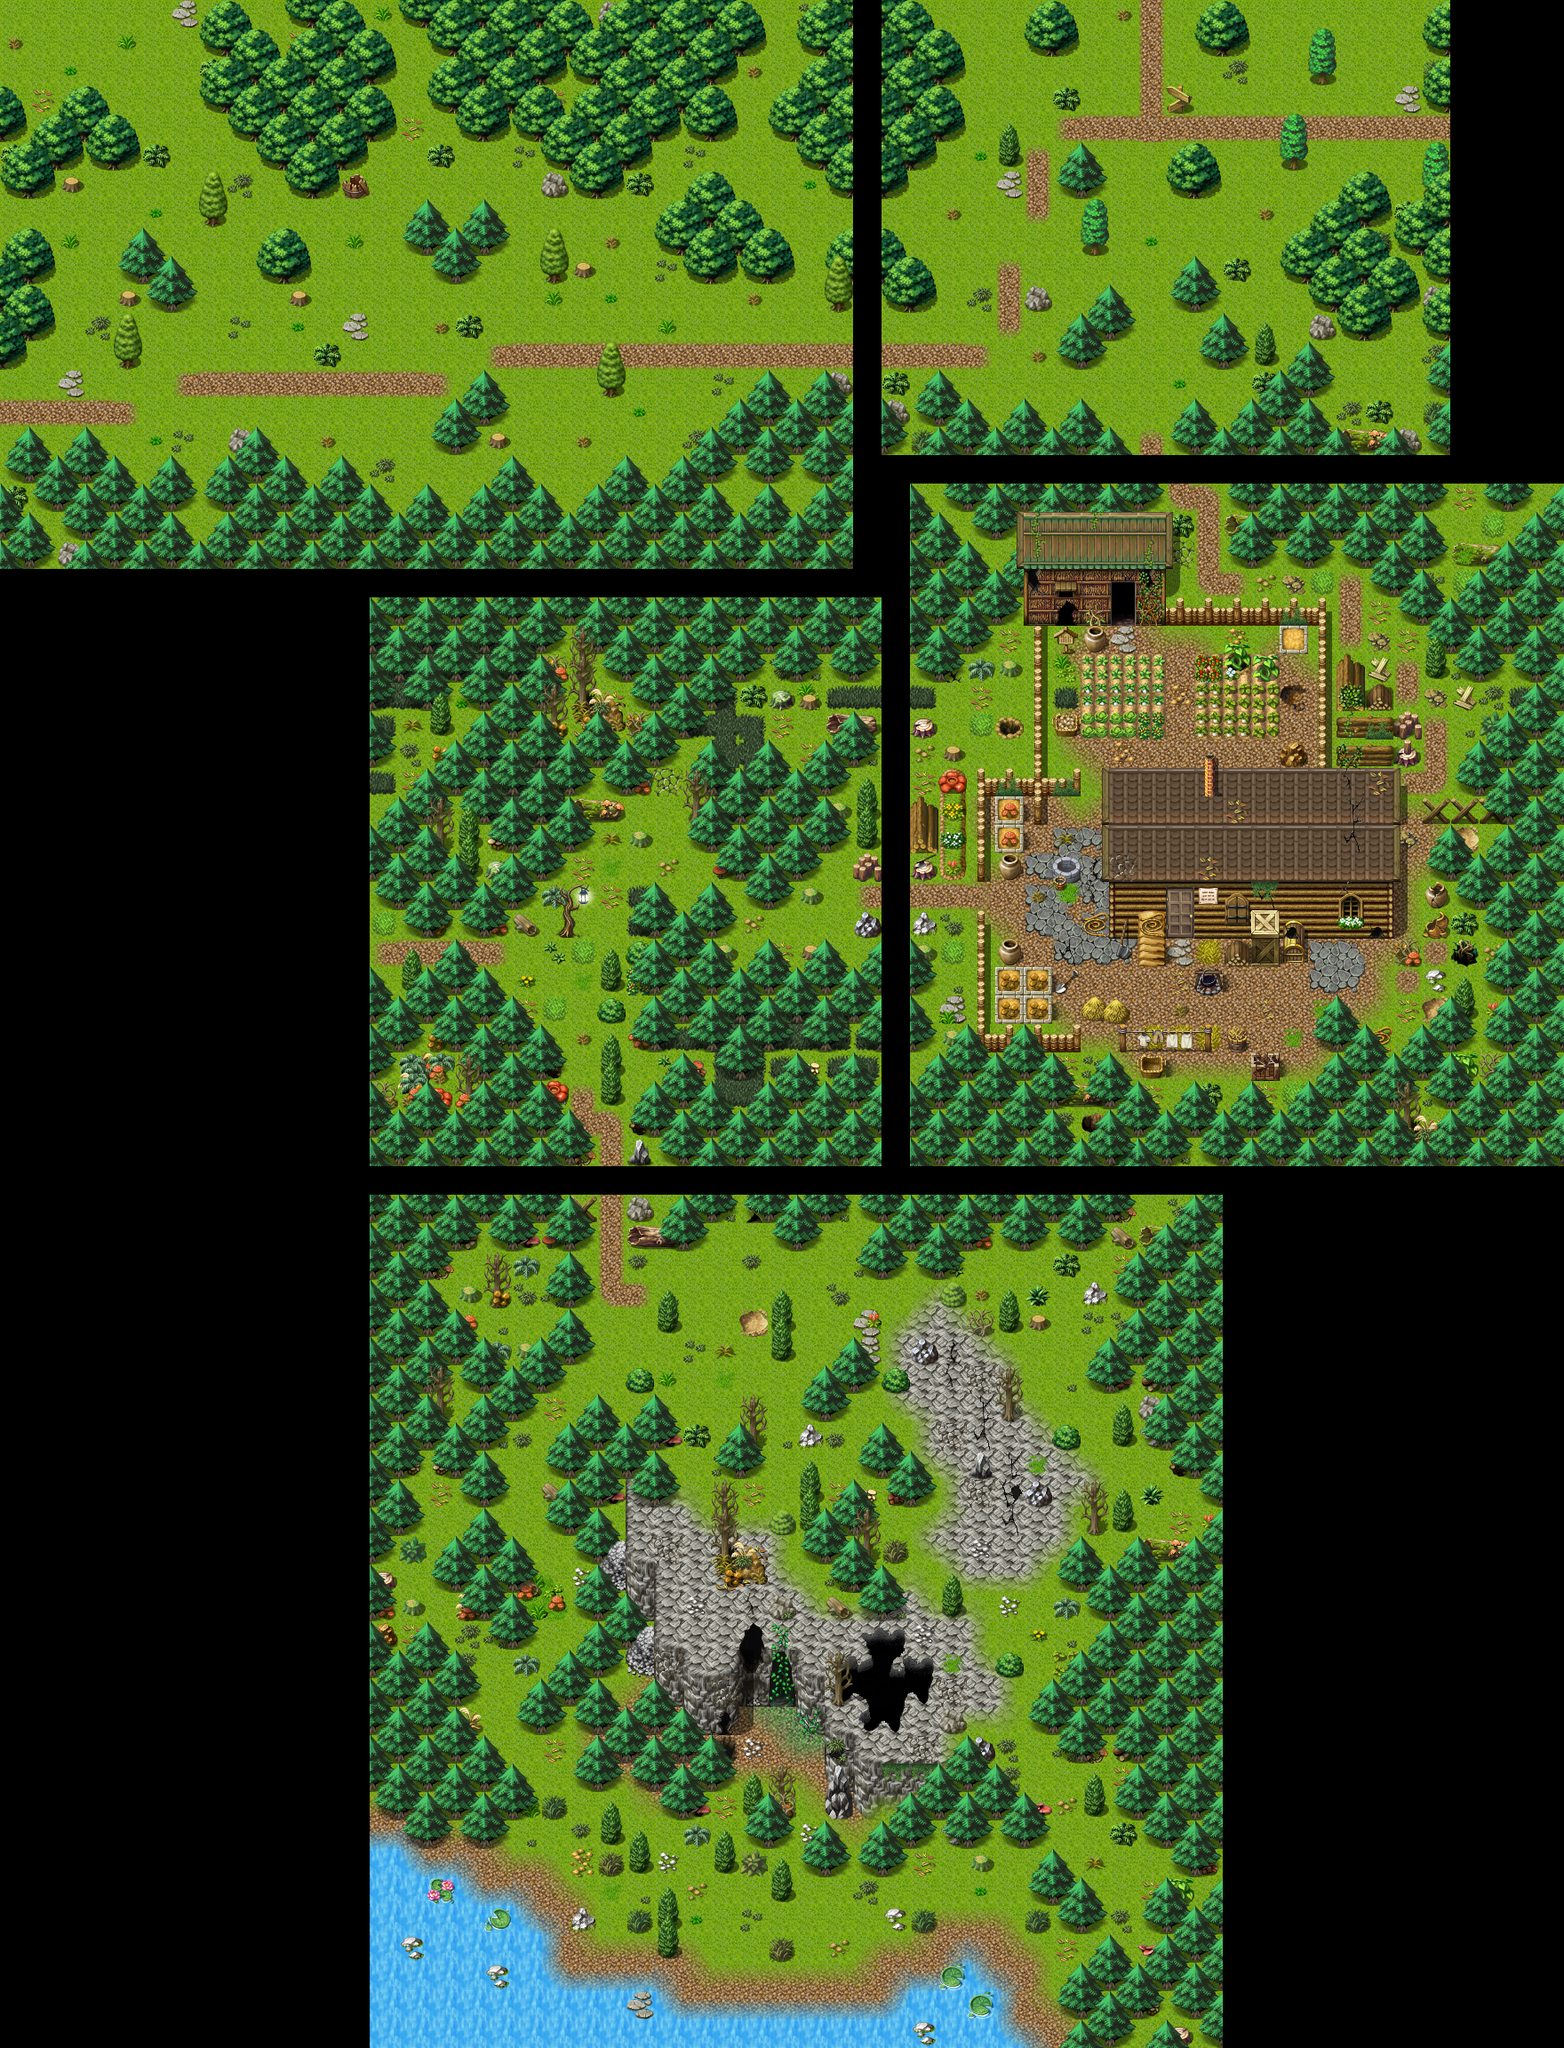

Rendered tile map (Tiled .tmx) drawn with the repository's tilesets; below, a short description and the map source with its tile grids summarised:
An orthogonal 55x72 tile map with 32x32 px tiles, 4 tile layers (Ground, Objects, Above, Walkable), 1 hidden layer not drawn, 60 tilesets.

<map version="1.2" tiledversion="1.3.0" orientation="orthogonal" renderorder="right-down" compressionlevel="0" width="55" height="72" tilewidth="32" tileheight="32" infinite="0" nextlayerid="21" nextobjectid="1">
 <tileset firstgid="1" name="map_bed_1" tilewidth="32" tileheight="32" tilecount="128" columns="16">
  <image source="../drawable/map_bed_1.png" width="512" height="256" />
 </tileset>
 <tileset firstgid="129" name="map_border_1" tilewidth="32" tileheight="32" tilecount="128" columns="16">
  <image source="../drawable/map_border_1.png" width="512" height="256" />
 </tileset>
 <tileset firstgid="257" name="map_bridge_1" tilewidth="32" tileheight="32" tilecount="128" columns="16">
  <image source="../drawable/map_bridge_1.png" width="512" height="256" />
 </tileset>
 <tileset firstgid="385" name="map_bridge_2" tilewidth="32" tileheight="32" tilecount="128" columns="16">
  <image source="../drawable/map_bridge_2.png" width="512" height="256" />
 </tileset>
 <tileset firstgid="513" name="map_broken_1" tilewidth="32" tileheight="32" tilecount="128" columns="16">
  <image source="../drawable/map_broken_1.png" width="512" height="256" />
 </tileset>
 <tileset firstgid="641" name="map_cavewall_1" tilewidth="32" tileheight="32" tilecount="108" columns="18">
  <image source="../drawable/map_cavewall_1.png" width="576" height="192" />
 </tileset>
 <tileset firstgid="749" name="map_cavewall_2" tilewidth="32" tileheight="32" tilecount="108" columns="18">
  <image source="../drawable/map_cavewall_2.png" width="576" height="192" />
 </tileset>
 <tileset firstgid="857" name="map_cavewall_3" tilewidth="32" tileheight="32" tilecount="108" columns="18">
  <image source="../drawable/map_cavewall_3.png" width="576" height="192" />
 </tileset>
 <tileset firstgid="965" name="map_cavewall_4" tilewidth="32" tileheight="32" tilecount="108" columns="18">
  <image source="../drawable/map_cavewall_4.png" width="576" height="192" />
 </tileset>
 <tileset firstgid="1073" name="map_chair_table_1" tilewidth="32" tileheight="32" tilecount="128" columns="16">
  <image source="../drawable/map_chair_table_1.png" width="512" height="256" />
 </tileset>
 <tileset firstgid="1201" name="map_chair_table_2" tilewidth="32" tileheight="32" tilecount="128" columns="16">
  <image source="../drawable/map_chair_table_2.png" width="512" height="256" />
 </tileset>
 <tileset firstgid="1329" name="map_crate_1" tilewidth="32" tileheight="32" tilecount="128" columns="16">
  <image source="../drawable/map_crate_1.png" width="512" height="256" />
 </tileset>
 <tileset firstgid="1457" name="map_cupboard_1" tilewidth="32" tileheight="32" tilecount="128" columns="16">
  <image source="../drawable/map_cupboard_1.png" width="512" height="256" />
 </tileset>
 <tileset firstgid="1585" name="map_curtain_1" tilewidth="32" tileheight="32" tilecount="128" columns="16">
  <image source="../drawable/map_curtain_1.png" width="512" height="256" />
 </tileset>
 <tileset firstgid="1713" name="map_entrance_1" tilewidth="32" tileheight="32" tilecount="128" columns="16">
  <image source="../drawable/map_entrance_1.png" width="512" height="256" />
 </tileset>
 <tileset firstgid="1841" name="map_entrance_2" tilewidth="32" tileheight="32" tilecount="128" columns="16">
  <image source="../drawable/map_entrance_2.png" width="512" height="256" />
 </tileset>
 <tileset firstgid="1969" name="map_fence_1" tilewidth="32" tileheight="32" tilecount="128" columns="16">
  <image source="../drawable/map_fence_1.png" width="512" height="256" />
 </tileset>
 <tileset firstgid="2097" name="map_fence_2" tilewidth="32" tileheight="32" tilecount="128" columns="16">
  <image source="../drawable/map_fence_2.png" width="512" height="256" />
 </tileset>
 <tileset firstgid="2225" name="map_fence_3" tilewidth="32" tileheight="32" tilecount="128" columns="16">
  <image source="../drawable/map_fence_3.png" width="512" height="256" />
 </tileset>
 <tileset firstgid="2353" name="map_fence_4" tilewidth="32" tileheight="32" tilecount="128" columns="16">
  <image source="../drawable/map_fence_4.png" width="512" height="256" />
 </tileset>
 <tileset firstgid="2481" name="map_ground_1" tilewidth="32" tileheight="32" tilecount="128" columns="16">
  <image source="../drawable/map_ground_1.png" width="512" height="256" />
 </tileset>
 <tileset firstgid="2609" name="map_ground_2" tilewidth="32" tileheight="32" tilecount="128" columns="16">
  <image source="../drawable/map_ground_2.png" width="512" height="256" />
 </tileset>
 <tileset firstgid="2737" name="map_ground_3" tilewidth="32" tileheight="32" tilecount="128" columns="16">
  <image source="../drawable/map_ground_3.png" width="512" height="256" />
 </tileset>
 <tileset firstgid="2865" name="map_ground_4" tilewidth="32" tileheight="32" tilecount="128" columns="16">
  <image source="../drawable/map_ground_4.png" width="512" height="256" />
 </tileset>
 <tileset firstgid="2993" name="map_ground_5" tilewidth="32" tileheight="32" tilecount="128" columns="16">
  <image source="../drawable/map_ground_5.png" width="512" height="256" />
 </tileset>
 <tileset firstgid="3121" name="map_ground_6" tilewidth="32" tileheight="32" tilecount="128" columns="16">
  <image source="../drawable/map_ground_6.png" width="512" height="256" />
 </tileset>
 <tileset firstgid="3249" name="map_ground_7" tilewidth="32" tileheight="32" tilecount="128" columns="16">
  <image source="../drawable/map_ground_7.png" width="512" height="256" />
 </tileset>
 <tileset firstgid="3377" name="map_ground_8" tilewidth="32" tileheight="32" tilecount="128" columns="16">
  <image source="../drawable/map_ground_8.png" width="512" height="256" />
 </tileset>
 <tileset firstgid="3505" name="map_house_1" tilewidth="32" tileheight="32" tilecount="128" columns="16">
  <image source="../drawable/map_house_1.png" width="512" height="256" />
 </tileset>
 <tileset firstgid="3633" name="map_house_2" tilewidth="32" tileheight="32" tilecount="128" columns="16">
  <image source="../drawable/map_house_2.png" width="512" height="256" />
 </tileset>
 <tileset firstgid="3761" name="map_indoor_1" tilewidth="32" tileheight="32" tilecount="128" columns="16">
  <image source="../drawable/map_indoor_1.png" width="512" height="256" />
 </tileset>
 <tileset firstgid="3889" name="map_indoor_2" tilewidth="32" tileheight="32" tilecount="128" columns="16">
  <image source="../drawable/map_indoor_2.png" width="512" height="256" />
 </tileset>
 <tileset firstgid="4017" name="map_kitchen_1" tilewidth="32" tileheight="32" tilecount="128" columns="16">
  <image source="../drawable/map_kitchen_1.png" width="512" height="256" />
 </tileset>
 <tileset firstgid="4145" name="map_outdoor_1" tilewidth="32" tileheight="32" tilecount="128" columns="16">
  <image source="../drawable/map_outdoor_1.png" width="512" height="256" />
 </tileset>
 <tileset firstgid="4273" name="map_pillar_1" tilewidth="32" tileheight="32" tilecount="128" columns="16">
  <image source="../drawable/map_pillar_1.png" width="512" height="256" />
 </tileset>
 <tileset firstgid="4401" name="map_pillar_2" tilewidth="32" tileheight="32" tilecount="128" columns="16">
  <image source="../drawable/map_pillar_2.png" width="512" height="256" />
 </tileset>
 <tileset firstgid="4529" name="map_plant_1" tilewidth="32" tileheight="32" tilecount="128" columns="16">
  <image source="../drawable/map_plant_1.png" width="512" height="256" />
 </tileset>
 <tileset firstgid="4657" name="map_plant_2" tilewidth="32" tileheight="32" tilecount="128" columns="16">
  <image source="../drawable/map_plant_2.png" width="512" height="256" />
 </tileset>
 <tileset firstgid="4785" name="map_rock_1" tilewidth="32" tileheight="32" tilecount="128" columns="16">
  <image source="../drawable/map_rock_1.png" width="512" height="256" />
 </tileset>
 <tileset firstgid="4913" name="map_rock_2" tilewidth="32" tileheight="32" tilecount="128" columns="16">
  <image source="../drawable/map_rock_2.png" width="512" height="256" />
 </tileset>
 <tileset firstgid="5041" name="map_roof_1" tilewidth="32" tileheight="32" tilecount="128" columns="16">
  <image source="../drawable/map_roof_1.png" width="512" height="256" />
 </tileset>
 <tileset firstgid="5169" name="map_roof_2" tilewidth="32" tileheight="32" tilecount="128" columns="16">
  <image source="../drawable/map_roof_2.png" width="512" height="256" />
 </tileset>
 <tileset firstgid="5297" name="map_roof_3" tilewidth="32" tileheight="32" tilecount="128" columns="16">
  <image source="../drawable/map_roof_3.png" width="512" height="256" />
 </tileset>
 <tileset firstgid="5425" name="map_shop_1" tilewidth="32" tileheight="32" tilecount="128" columns="16">
  <image source="../drawable/map_shop_1.png" width="512" height="256" />
 </tileset>
 <tileset firstgid="5553" name="map_sign_ladder_1" tilewidth="32" tileheight="32" tilecount="128" columns="16">
  <image source="../drawable/map_sign_ladder_1.png" width="512" height="256" />
 </tileset>
 <tileset firstgid="5681" name="map_table_1" tilewidth="32" tileheight="32" tilecount="128" columns="16">
  <image source="../drawable/map_table_1.png" width="512" height="256" />
 </tileset>
 <tileset firstgid="5809" name="map_trail_1" tilewidth="32" tileheight="32" tilecount="128" columns="16">
  <image source="../drawable/map_trail_1.png" width="512" height="256" />
 </tileset>
 <tileset firstgid="5937" name="map_transition_1" tilewidth="32" tileheight="32" tilecount="128" columns="16">
  <image source="../drawable/map_transition_1.png" width="512" height="256" />
 </tileset>
 <tileset firstgid="6065" name="map_transition_2" tilewidth="32" tileheight="32" tilecount="128" columns="16">
  <image source="../drawable/map_transition_2.png" width="512" height="256" />
 </tileset>
 <tileset firstgid="6193" name="map_transition_3" tilewidth="32" tileheight="32" tilecount="128" columns="16">
  <image source="../drawable/map_transition_3.png" width="512" height="256" />
 </tileset>
 <tileset firstgid="6321" name="map_transition_4" tilewidth="32" tileheight="32" tilecount="128" columns="16">
  <image source="../drawable/map_transition_4.png" width="512" height="256" />
 </tileset>
 <tileset firstgid="6449" name="map_transition_5" tilewidth="32" tileheight="32" tilecount="128" columns="16">
  <image source="../drawable/map_transition_5.png" width="512" height="256" />
 </tileset>
 <tileset firstgid="6577" name="map_tree_1" tilewidth="32" tileheight="32" tilecount="128" columns="16">
  <image source="../drawable/map_tree_1.png" width="512" height="256" />
 </tileset>
 <tileset firstgid="6705" name="map_tree_2" tilewidth="32" tileheight="32" tilecount="128" columns="16">
  <image source="../drawable/map_tree_2.png" width="512" height="256" />
 </tileset>
 <tileset firstgid="6833" name="map_wall_1" tilewidth="32" tileheight="32" tilecount="128" columns="16">
  <image source="../drawable/map_wall_1.png" width="512" height="256" />
 </tileset>
 <tileset firstgid="6961" name="map_wall_2" tilewidth="32" tileheight="32" tilecount="120" columns="15">
  <image source="../drawable/map_wall_2.png" width="480" height="256" />
 </tileset>
 <tileset firstgid="7081" name="map_wall_3" tilewidth="32" tileheight="32" tilecount="120" columns="15">
  <image source="../drawable/map_wall_3.png" width="480" height="256" />
 </tileset>
 <tileset firstgid="7201" name="map_wall_4" tilewidth="32" tileheight="32" tilecount="120" columns="15">
  <image source="../drawable/map_wall_4.png" width="480" height="256" />
 </tileset>
 <tileset firstgid="7321" name="map_window_1" tilewidth="32" tileheight="32" tilecount="128" columns="16">
  <image source="../drawable/map_window_1.png" width="512" height="256" />
 </tileset>
 <tileset firstgid="7449" name="map_window_2" tilewidth="32" tileheight="32" tilecount="128" columns="16">
  <image source="../drawable/map_window_2.png" width="512" height="256" />
 </tileset>
 <layer id="1" name="Ground" width="55" height="72">
  <data>[3960 cells, 2732 non-empty, 51 distinct tile ids]</data>
 </layer>
 <layer id="2" name="Objects" width="55" height="72">
  <data>[3960 cells, 1790 non-empty, 272 distinct tile ids]</data>
 </layer>
 <layer id="3" name="Above" width="55" height="72">
  <data>[3960 cells, 652 non-empty, 85 distinct tile ids]</data>
 </layer>
 <layer id="4" name="Walkable" width="55" height="72">
  <data>[3960 cells, 0 non-empty, 0 distinct tile ids]</data>
 </layer>
 <objectgroup id="5" name="Mapevents" visible="0" />
 <objectgroup id="6" name="Spawn" visible="0" />
 <objectgroup id="7" name="Keys" visible="0" />
 <layer id="20" name="possible ways" width="55" height="72" visible="0">
  <data>[3960 cells, 242 non-empty, 1 distinct tile ids]</data>
 </layer>
</map>
